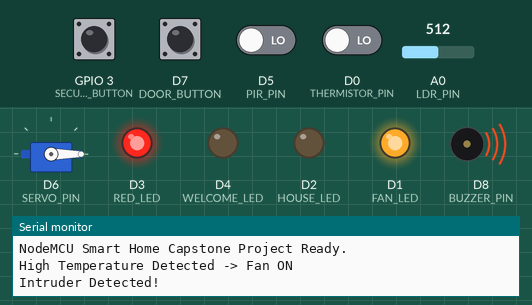
Bench run of a sketch on a simulated ESP8266 (NodeMCU). Parts: servo, output pins drawn as LEDs (lit = HIGH), buzzer (waves = sounding, pin HIGH), the last lines printed to the serial monitor. Dashed ring = blinking. The inputs (shaded band) are chosen by the test bench; at power-on: D7 (DOOR_BUTTON), GPIO 3 (SECURITY_BUTTON) HIGH, D0 (THERMISTOR_PIN), D5 (PIR_PIN) LOW, A0 (LDR_PIN) = 512.

Above: at 1.2 s.
1.3 s: GPIO 3 (SECURITY_BUTTON) pulled LOW for 0.15 s
At 1.75 s:
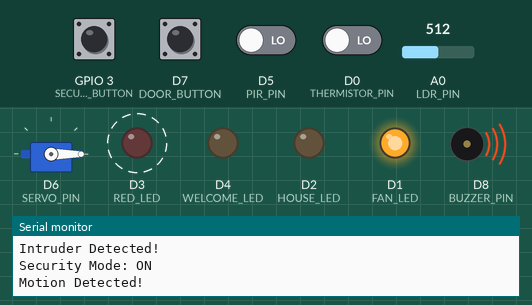
4.3 s: D5 (PIR_PIN) driven HIGH
At 4.9 s:
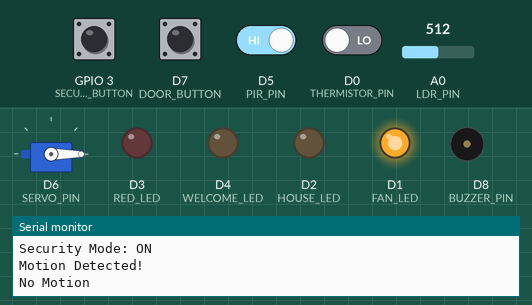
5.8 s: D7 (DOOR_BUTTON) pulled LOW for 0.15 s
At 7.4 s:
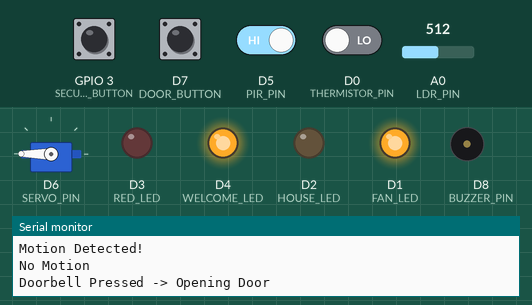
8.9 s: A0 (LDR_PIN) set to 690
11.2 s: A0 (LDR_PIN) set to 719
At 12.4 s:
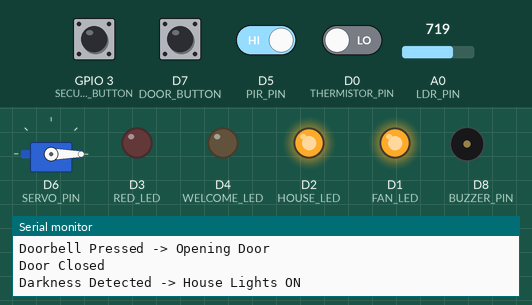
12.7 s: D0 (THERMISTOR_PIN) driven HIGH
At 13.7 s:
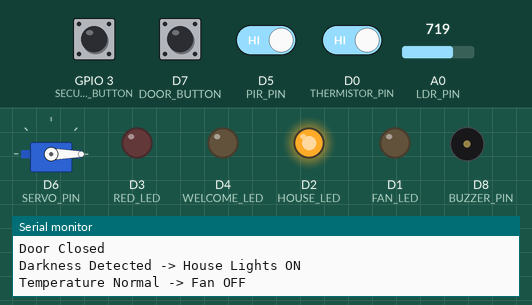
Timing chart, 0 to 15.2 s (numbered marks = the images above; inputs shaded):
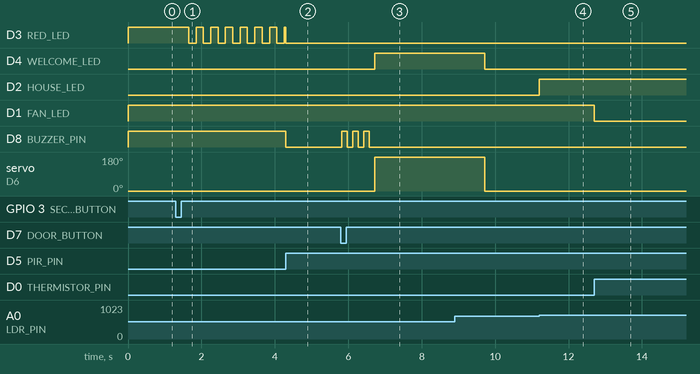

Measured:
- the behaviour switches between 700 and 701 on A0 (LDR_PIN) (found by bisection; images 3 and 4)
- after the input at 1.3 s, D3 (RED_LED): alternates HIGH for 0.20 s and LOW for 0.20 s, starting after 0.35 s; D8 (BUZZER_PIN): stays HIGH (without the input it goes to LOW after 0.95 s)
- after the input at 4.3 s, D8 (BUZZER_PIN): HIGH → LOW at once
- after the input at 5.8 s, D4 (WELCOME_LED): LOW → HIGH after 0.92 s; D8 (BUZZER_PIN): alternates HIGH for 0.15 s and LOW for 0.15 s, 6 changes in all, then stays LOW, starting at once; servo on D6 (SERVO_PIN): 0° → 180° after 0.92 s
- after the input at 11.2 s, D2 (HOUSE_LED): LOW → HIGH at once
- after the input at 12.7 s, D1 (FAN_LED): HIGH → LOW at once

The sketch:

Smart_Home_Code.ino
```cpp
#include <Servo.h>

// ==========================================
// PIN DEFINITIONS (NodeMCU ESP-12E Mapping)
// ==========================================
#define THERMISTOR_PIN D0    // Digital input from KY-028 DO
#define FAN_LED D1           // Green LED for Fan
#define LDR_PIN A0           // LDR Analog Pin
#define HOUSE_LED D2         // Yellow LED for House Lights
#define RED_LED D3           // Shared Red LED (Intruder/Security)
#define WELCOME_LED D4       // Blue LED for Welcome Light
#define PIR_PIN D5           // Shared PIR Sensor
#define SERVO_PIN D6         // Door Servo
#define DOOR_BUTTON D7       // Doorbell Push Button
#define SECURITY_BUTTON 3    // Security Mode Push Button (RX / GPIO3)
#define BUZZER_PIN D8        // Common Buzzer

// ==========================================
// SYSTEM THRESHOLDS
// ==========================================
// NodeMCU has a 10-bit ADC (0-1023). Threshold scaled down from 2000.
const int LIGHT_THRESHOLD = 700;

// ==========================================
// STATE VARIABLES
// ==========================================
// Button States
bool lastDoorButtonState = HIGH;
bool lastSecButtonState = HIGH;
bool lastHouseLedState = LOW;
bool lastFanState = LOW;
// Security System
bool securityMode = false;
unsigned long lastFlashTime = 0;
bool flashState = false;
bool intruderBeepPlayed = false;
bool lastMotionState = false;
// Door System
Servo doorServo;
bool doorOpened = false;
unsigned long doorOpenTime = 0;
const int DOOR_OPEN_DURATION = 3000; // Door stays open for 3 seconds

// Temp System Buzzer Timer
bool tempBuzzerPlayed = false;
unsigned long tempBuzzerStartTime = 0;

void setup() {
  Serial.begin(115200);

  // --- INPUTS ---
  pinMode(THERMISTOR_PIN, INPUT);
  pinMode(LDR_PIN, INPUT);
  pinMode(PIR_PIN, INPUT);

  // Using Internal Pull-ups for both buttons
  pinMode(DOOR_BUTTON, INPUT_PULLUP);
  pinMode(SECURITY_BUTTON, INPUT_PULLUP);

  // --- OUTPUTS ---
  pinMode(FAN_LED, OUTPUT);
  pinMode(HOUSE_LED, OUTPUT);
  pinMode(RED_LED, OUTPUT);
  pinMode(WELCOME_LED, OUTPUT);
  pinMode(BUZZER_PIN, OUTPUT);

  // Initial States -> Everything OFF
  digitalWrite(FAN_LED, LOW);
  digitalWrite(HOUSE_LED, LOW);
  digitalWrite(RED_LED, LOW);
  digitalWrite(WELCOME_LED, LOW);
  digitalWrite(BUZZER_PIN, LOW);

  // Initialize Servo
  doorServo.attach(SERVO_PIN);
  doorServo.write(0); // Ensure door starts closed

  lastDoorButtonState = digitalRead(DOOR_BUTTON);
  lastSecButtonState = digitalRead(SECURITY_BUTTON);

  Serial.println("NodeMCU Smart Home Capstone Project Ready.");
}

void loop() {
  unsigned long currentMillis = millis();

  // These variables help us figure out if the buzzer should be ON this frame
  bool requestBuzzerTemp = false;
  bool requestBuzzerSecurity = false;

  // Create a continuous blinking heartbeat every 200ms for flash effects
  if (currentMillis - lastFlashTime >= 200) {
    lastFlashTime = currentMillis;
    flashState = !flashState;
  }

  // ----------------------------------------
  // ----------------------------------------
// 1. THERMISTOR: TEMPERATURE & FAN
// ----------------------------------------
bool highTemp = (digitalRead(THERMISTOR_PIN) == LOW);

bool currentFanState;

if (highTemp) {

  currentFanState = HIGH;
  digitalWrite(FAN_LED, HIGH);

  if (!tempBuzzerPlayed) {
    if (tempBuzzerStartTime == 0) tempBuzzerStartTime = currentMillis;

    // Request buzzer for the first 2 seconds
    if (currentMillis - tempBuzzerStartTime < 2000) {
      requestBuzzerTemp = true;
    } else {
      tempBuzzerPlayed = true;
    }
  }

} else {

  currentFanState = LOW;
  digitalWrite(FAN_LED, LOW);

  tempBuzzerPlayed = false;
  tempBuzzerStartTime = 0;
}

// Print only when fan state changes
if (currentFanState != lastFanState) {

  if (currentFanState == HIGH) {
    Serial.println("High Temperature Detected -> Fan ON");
  } else {
    Serial.println("Temperature Normal -> Fan OFF");
  }

  lastFanState = currentFanState;
}
  // ----------------------------------------
  // ----------------------------------------
// 2. LDR: AUTOMATIC LIGHTING
// ----------------------------------------
int ldrValue = analogRead(LDR_PIN);

bool currentHouseLedState;

if (ldrValue > LIGHT_THRESHOLD) {   // Dark -> Lights ON
  currentHouseLedState = HIGH;
} else {                            // Bright -> Lights OFF
  currentHouseLedState = LOW;
}

digitalWrite(HOUSE_LED, currentHouseLedState);

// Print only when LED state changes
if (currentHouseLedState != lastHouseLedState) {

  if (currentHouseLedState == HIGH) {
    Serial.println("Darkness Detected -> House Lights ON");
  } else {
    Serial.println("Bright Light Detected -> House Lights OFF");
  }

  lastHouseLedState = currentHouseLedState;
}
  // ----------------------------------------
// 3. DOORBELL BUTTON
// ----------------------------------------

bool currentDoorState = digitalRead(DOOR_BUTTON);

// Detect button press
if (currentDoorState == LOW && lastDoorButtonState == HIGH) {

  delay(20);   // Debounce

  if (digitalRead(DOOR_BUTTON) == LOW && !doorOpened) {

    Serial.println("Doorbell Pressed -> Opening Door");

    // Doorbell Sound (2 Beeps)
    for (int i = 0; i < 3; i++) {
      digitalWrite(BUZZER_PIN, HIGH);
      delay(150);
      digitalWrite(BUZZER_PIN, LOW);
      delay(150);
    }

    // Welcome Light
    digitalWrite(WELCOME_LED, HIGH);

    // Open Door
    doorServo.write(180);

    doorOpened = true;
    doorOpenTime = millis();
  }
}   // <-- THIS BRACE WAS MISSING

lastDoorButtonState = currentDoorState;

// Auto close after 3 seconds
if (doorOpened && (millis() - doorOpenTime >= DOOR_OPEN_DURATION)) {

   // Close Door
  doorServo.write(0);

  digitalWrite(WELCOME_LED, LOW);

  doorOpened = false;

  Serial.println("Door Closed");
}
  // ----------------------------------------
  // 4. SECURITY MODE TOGGLE BUTTON
  // ----------------------------------------
  bool currentSecState = digitalRead(SECURITY_BUTTON);
  if (currentSecState == LOW && lastSecButtonState == HIGH) {
    delay(50); // Debounce
    securityMode = !securityMode;

    Serial.print("Security Mode: ");
    Serial.println(securityMode ? "ON" : "OFF");

    // Quick beep to acknowledge mode change
    digitalWrite(BUZZER_PIN, HIGH);
    delay(100);
    digitalWrite(BUZZER_PIN, LOW);
  }
  lastSecButtonState = currentSecState;

  // ----------------------------------------
  // 5. PIR SENSOR LOGIC
  // ----------------------------------------
  bool motionDetected = (digitalRead(PIR_PIN) == LOW);

  if (securityMode) {
    // -------- SECURITY MODE ON --------
// -------- SECURITY MODE ON --------
if (motionDetected) {

  if (!lastMotionState) {
    Serial.println("Motion Detected!");
    lastMotionState = true;
  }

  digitalWrite(RED_LED, flashState);
  requestBuzzerSecurity = true;

}
else {

  if (lastMotionState) {
    Serial.println("No Motion");
    lastMotionState = false;
  }

  digitalWrite(RED_LED, LOW);
  requestBuzzerSecurity = false;
}
  }
  else {
    // -------- SECURITY MODE OFF --------
    if (motionDetected) {
      // Intruder indication
      digitalWrite(RED_LED, HIGH);

      // Beep only once
      if (!intruderBeepPlayed) {

    Serial.println("Intruder Detected!");

    digitalWrite(BUZZER_PIN, HIGH);
    delay(250);
    digitalWrite(BUZZER_PIN, LOW);

    intruderBeepPlayed = true;

    requestBuzzerSecurity = false;
}
    }
    else {
      digitalWrite(RED_LED, LOW);
      // Ready for next motion
      intruderBeepPlayed = false;
    }
  }

  // ----------------------------------------
  // 6. MASTER BUZZER CONTROL
  // ----------------------------------------
  // This ensures the Temperature and Security systems don't fight over the buzzer
  if (requestBuzzerSecurity) {
    digitalWrite(BUZZER_PIN, HIGH);
  }
  else if (requestBuzzerTemp) {
    digitalWrite(BUZZER_PIN, HIGH);
  }
  else {
    digitalWrite(BUZZER_PIN, LOW);
  }
}
```
